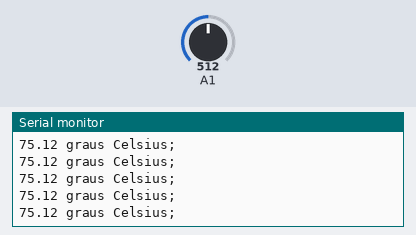
Recording of a sketch running on a simulated Arduino Uno, built with avr-gcc and run on an emulated ATmega328P. Shown: the last lines printed to the serial monitor. Inputs (shaded band) come from the test bench; at power-on: A1 = 512.

Above: at 0.8 s.
0.9 s: A1 set to 255
At 1.6 s:
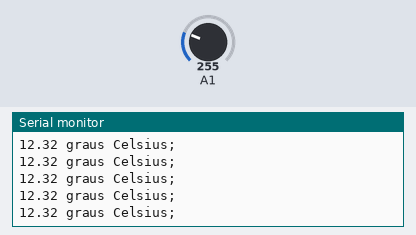
3.9 s: A1 set to 227
At 4.9 s:
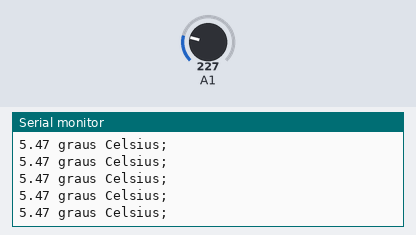
9.9 s: A1 set to 195
At 10.6 s:
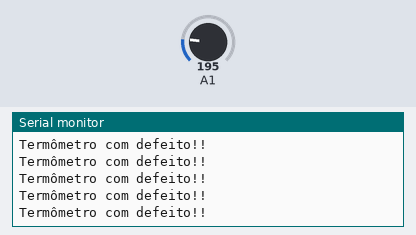
Timing chart, 0 to 12.8 s (numbered marks = the images above; inputs shaded):
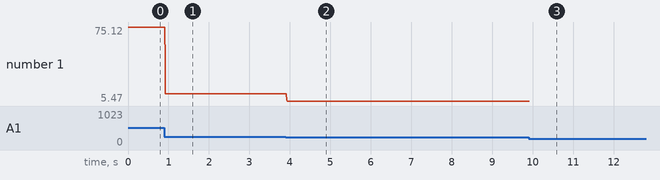

The sketch:

Exercisio_lista4_3.ino
```cpp
#define PINO 1
#define AMOSTRAS 50

unsigned int Leitura_AD;
float temp;

int main(){

	Serial.begin(115200);

	ADMUX = (0 << REFS1) + (1 << REFS0); //Utiliza 5V como referência (1023)

	ADCSRA = (1 << ADEN) + (1 << ADPS2) + (1 << ADPS1) + (1 << ADPS0); //Habilita ADC e PS 128 (10 bits)

	ADCSRB = 0; //Conversão Única

	DIDR0 = (1 << PINO); //Desabilita o PC1 como pino digital - Não obrigatório

	for(;;){

		//Determinar o pino de leitura
		ADMUX = (ADMUX & 0xF8) | PINO;

		//Leitura do ADC (Com média)
		unsigned long int SomaLeitura = 0, MediaLeitura;
		for(int i=0; i < AMOSTRAS; i++){

			ADCSRA |= (1 << ADSC); //Inicia a conversão

			while((ADCSRA & (1<<ADSC)) == (1<<ADSC)); //Esperar a conversão

			Leitura_AD = ADC;

			SomaLeitura += Leitura_AD;
		}

		MediaLeitura = SomaLeitura / AMOSTRAS;

    if(MediaLeitura > (1023/5.0)){

		temp = (((float)(MediaLeitura)-(1023/5.0)) * 200) / 818.4; //Cálculo da Tensão

		Serial.print(temp);
    Serial.println(" graus Celsius;");
    }
    else Serial.println("Termômetro com defeito!!");
	}

}
```

Measured:
- the behaviour switches between 205 and 204 on A1 (found by bisection; images 2 and 3)
- after the input at 0.9 s, the serial monitor: prints a new line at once (image 1)
- after the input at 3.9 s, the serial monitor: prints a new line at once (image 2)
- after the input at 9.9 s, the serial monitor: prints a new line at once (image 3)
- plotted number 1: 75.12 → 12.32 after the input at 0.9 s, 12.32 → 5.47 after the input at 3.9 s
